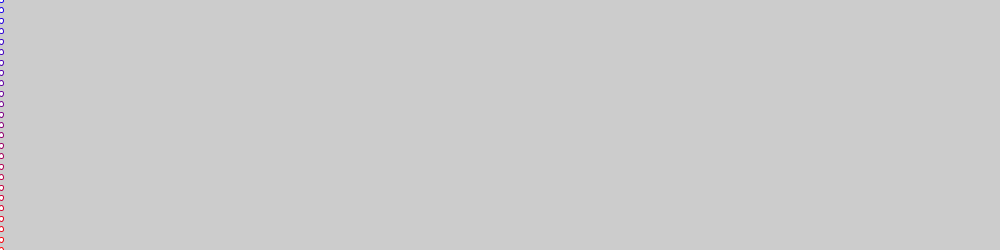
Frame 1 (no input)
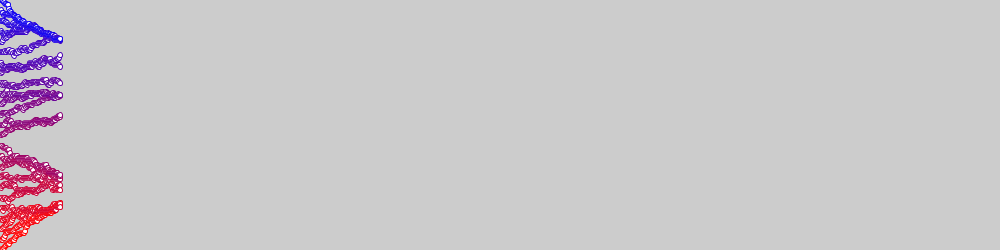
Frame 60 (the mouse pressed at the canvas centre just before this capture)
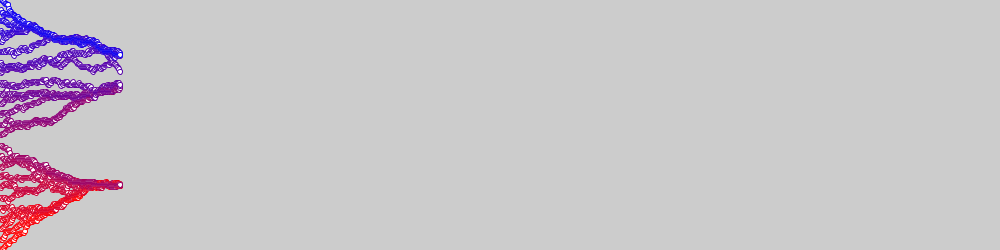
Frame 120 (the mouse held since frame 60 and released just before this capture)

The Processing sketch that drew these frames (run headless with seeded random() and noise(); from frame 60 on, the mouse is pressed at the canvas centre):

// Processing sketch: confidence04
// ── confidence04.pde
//Bounded confidence 0D - second attempt
//with information bubles
final int N=25;//Number of agents
float[] minds=new float[N];//creating an array 
float   eps=0.005;
float   tre=0.20;
int     bub=N/5;//radius of information bubble

//for visualisation
float   side=0;

void setup()
{
  size(1000,250);
  side=height/(N*2);
  frameRate(60);
  //Initialisation
  for(int i=0;i<N;i++)
    minds[i]=i*(1.0/(N-1));
  //Check
  println("N:"+N , "Epsilon:"+eps , "Treshold:"+tre , "bubleR="+bub);
  for(int i=0;i<N;i++)
    print(minds[i]+" ");
}

void draw()
{
  //Visualisation
  float step=255/N,R=255,B=0;
  for(int i=0;i<N;i++)
  {
    stroke(R,0,B);R-=step;B+=step;
    ellipse(frameCount,(1-minds[i])*height,side,side);
  }
  
  //Monte Carlo step of changes
  for(int i=0;i<N;i++)
  {
    int a=int(random(N));
    int low=max(0,a-bub),hig=min(a+bub+1,N);
    int b=int( random( low , hig ) );  //println(a,low,b,hig);
    
    if(abs(minds[b]-minds[a])<tre)
    {
      if(minds[a] < minds[b])
        minds[a]+=eps;
      else
      if(minds[a] > minds[b])
        minds[a]-=eps;
    }
  }
  
}
